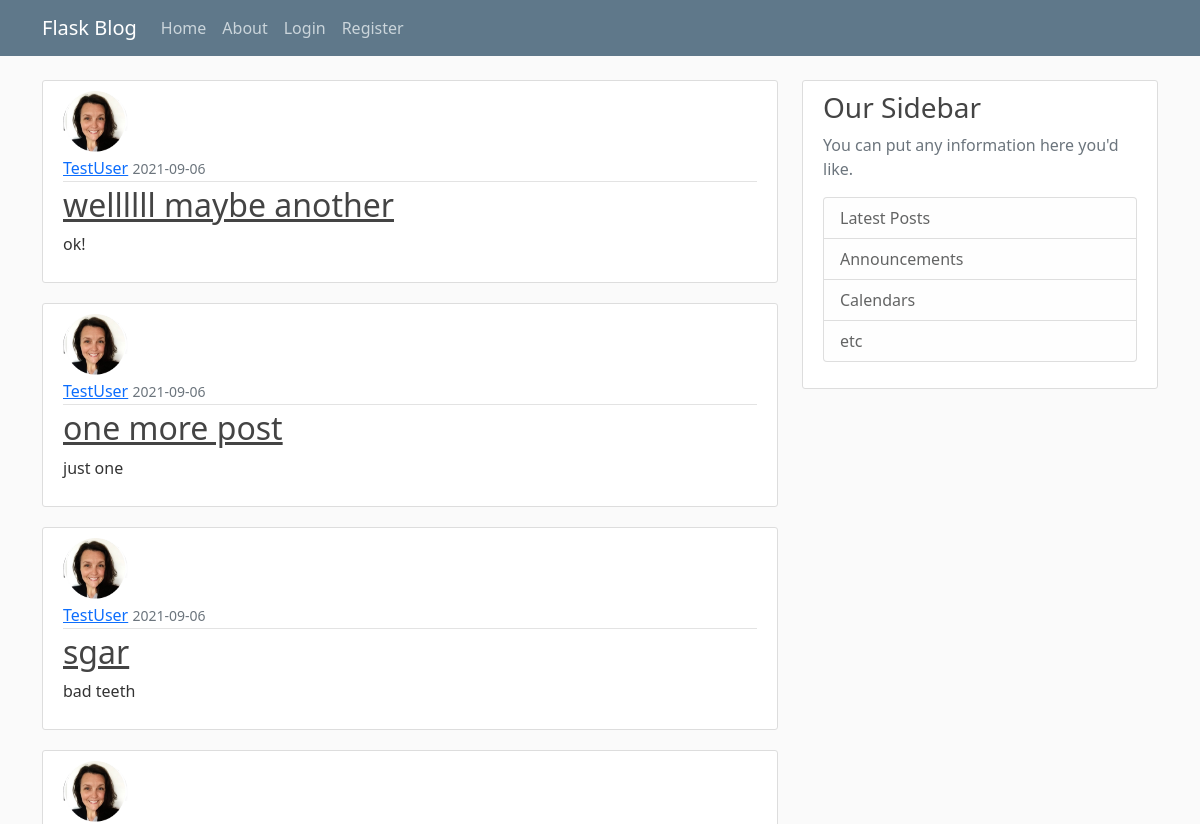
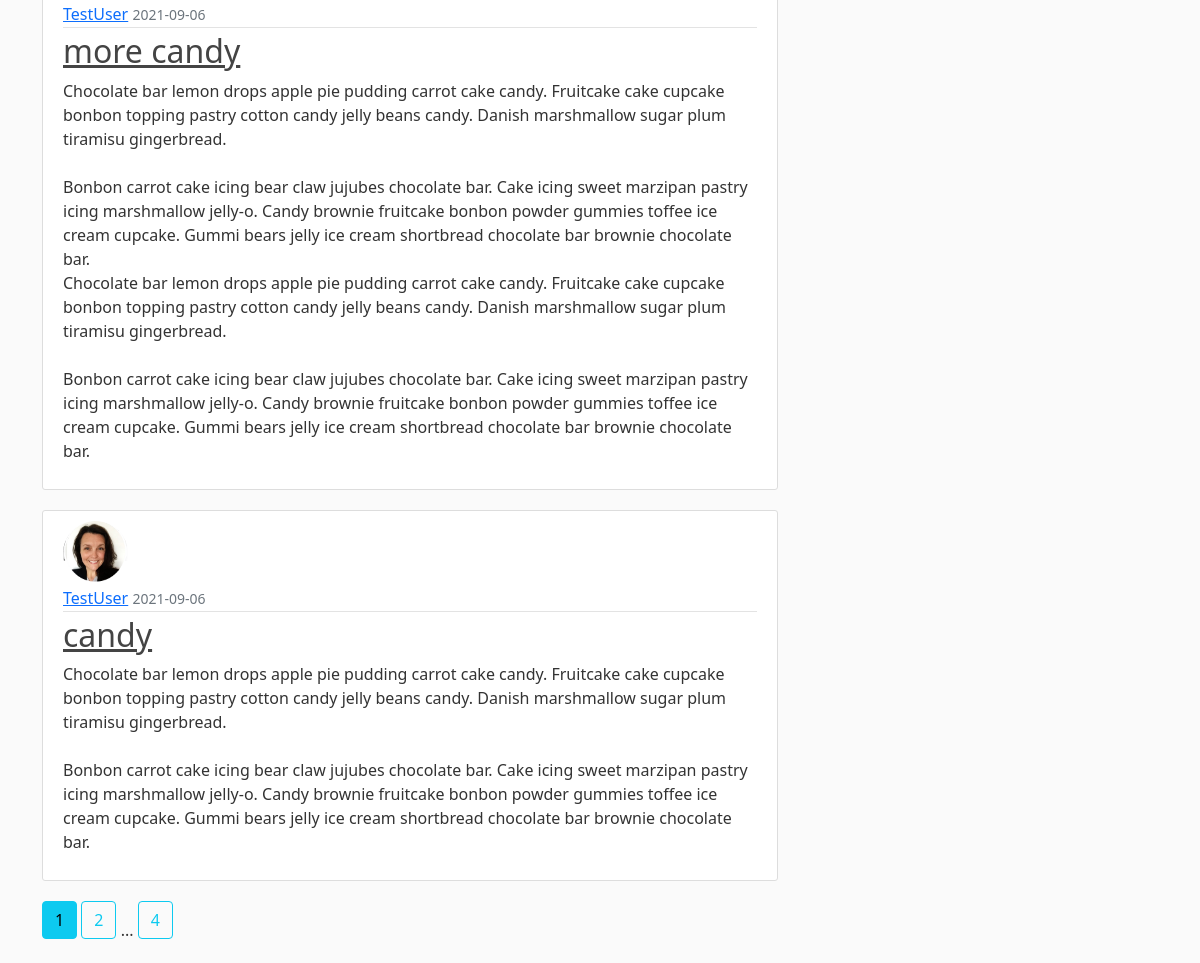
The page /home on the database its author committed (2 pictures, top to bottom).
### flaskblog/models.py (models this page shows, shortened)
class Post(db.Model):
	id = db.Column(db.Integer, primary_key=True)
	title = db.Column(db.String(100), nullable=False)
	date = db.Column(db.DateTime, nullable=False, default=datetime.utcnow)
	content = db.Column(db.Text, nullable=False)
	user_id = db.Column(db.Integer, db.ForeignKey('user.id'), nullable=False)

class User(db.Model, UserMixin):
	id = db.Column(db.Integer, primary_key=True)
	username = db.Column(db.String(20), unique=True, nullable=False)
	email = db.Column(db.String(120), unique=True, nullable=False)
	image_file = db.Column(db.String(20), nullable=False, default='default.jpg')
	password = db.Column(db.String(60), nullable=False) #passwords will be hashed
	posts = db.relationship('Post', backref='author', lazy=True) #lazy loads the data from db true means loads as necessary in 1 go

### flaskblog/routes.py (the view)
@app.route("/")
@app.route("/home")
def home():
	page = request.args.get('page', 1, type=int)
	posts = Post.query.order_by(Post.date.desc()).paginate(page=page, per_page=5)
	return render_template('home.html', posts=posts)

### flaskblog/templates/home.html
{% extends "layout.html" %}
{% block content %}
	{% for post in posts.items %}
		<article class="media content-section">
			<img class="rounded-circle article-img" src="{{ url_for('static', filename='profile_pics/' + post.author.image_file) }}"/>
		  <div class="media-body">
		    <div class="article-metadata">
		      <a class="mr-2" href="{{url_for('user_posts', username=post.author.username)}}">{{ post.author.username }}</a>
		      <small class="text-muted">{{ post.date.strftime('%Y-%m-%d') }}</small>
		    </div>
		    <h2><a class="article-title" href="{{ url_for('post', post_id=post.id) }}">{{ post.title }}</a></h2>
		    <p class="article-content">{{ post.content }}</p>
		  </div>
		</article>
	{% endfor %}
	{% for page_num in posts.iter_pages(left_edge = 1, right_edge= 1, left_current= 1, right_current= 2) %}
		{% if page_num %}
			{% if posts.page == page_num %}
				<a class=" btn btn-info mb-4" href="{{url_for('home', page=page_num) }}">{{ page_num }}</a>
			{% else %}
				<a class=" btn btn-outline-info mb-4" href="{{url_for('home', page=page_num) }}">{{ page_num }}</a>
			{% endif %}
		{% else %}
			...
		{% endif %}
	{% endfor %}
{% endblock content %}

### flaskblog/templates/layout.html (shortened to what this page needs)
<!DOCTYPE html>
<html>
<head>
	<link href="https://cdn.jsdelivr.net/npm/bootstrap@5.0.2/dist/css/bootstrap.min.css" rel="stylesheet">
	<link rel="stylesheet" href="{{ url_for('static', filename='main.css') }}" type="text/css">
</head>
<body>
	<header class="site-header">
  <nav class="navbar navbar-expand-md navbar-dark bg-steel fixed-top">
    <div class="container">
      <a class="navbar-brand mr-4" href="/">Flask Blog</a>
      <div class="collapse navbar-collapse" id="navbarToggle">
        <div class="navbar-nav mr-auto">
          <a class="nav-item nav-link" href="{{url_for('home')}}">Home</a>
          <a class="nav-item nav-link" href="{{url_for('about')}}">About</a>
        </div>
        <div class="navbar-nav">
        	{% if current_user.is_authenticated %}
        	   <a class="nav-item nav-link" href="{{url_for('new_post')}}">New Post</a>
        	  <a class="nav-item nav-link" href="{{url_for('account')}}">Account</a>
        	  <a class="nav-item nav-link" href="{{url_for('logout')}}">Logout</a>
        	{% else %}
	          <a class="nav-item nav-link" href="{{url_for('login')}}">Login</a>
	          <a class="nav-item nav-link" href="{{url_for('register')}}">Register</a>
	        {% endif %}
        </div>
      </div>
    </div>
  </nav>
</header>
	<main role="main" class="container">
	  <div class="row">
	    <div class="col-md-8">
	      {% block content %}{% endblock %}
	    </div>
	    <div class="col-md-4">
	      <div class="content-section">
	        <h3>Our Sidebar</h3>
	        <p class='text-muted'>You can put any information here you'd like.
	          <ul class="list-group">
	            <li class="list-group-item list-group-item-light">Latest Posts</li>
	            <li class="list-group-item list-group-item-light">Announcements</li>
	            <li class="list-group-item list-group-item-light">Calendars</li>
	            <li class="list-group-item list-group-item-light">etc</li>
	          </ul>
	        </p>
	      </div>
	    </div>
	  </div>
	</main>
</body>
</html>

### flaskblog/static/main.css (style rules this page uses)
body { background: #fafafa; color: #333333; margin-top: 5rem; }
h1, h2, h3, h4, h5, h6 { color: #444444; }
.bg-steel { background-color: #5f788a; }
.site-header .navbar-nav .nav-link { color: #cbd5db; }
.content-section { background: #ffffff; padding: 10px 20px; border: 1px solid #dddddd; border-radius: 3px; margin-bottom: 20px; }
.article-title { color: #444444; }
.article-content { white-space: pre-line; }
.article-img { height: 65px; width: 65px; margin-right: 16px; }
.article-metadata { padding-bottom: 1px; margin-bottom: 4px; border-bottom: 1px solid #e3e3e3 }

### rows shown on the page
Post: image_file (picture), author.username "TestUser", date "2021-09-06", title "wellllll maybe another", content "ok!"
Post: image_file (picture), author.username "TestUser", date "2021-09-06", title "one more post", content "just one"
Post: image_file (picture), author.username "TestUser", date "2021-09-06", title "sgar", content "bad teeth"
Post: image_file (picture), author.username "TestUser", date "2021-09-06", title "more candy", content "Chocolate bar lemon drops apple pie pudding carrot cake candy. Fruitcake cake cupcake bonbon topping pastry cotton candy jelly beans candy. Danish marshmallow sugar plum tiramisu gingerbread. Bonbon carrot cake icing bear claw jujubes chocolate bar. Cake icing sweet marzipan pastry icing marshmallow jelly-o. Candy brownie fruitcake bonbon powder gummies toffee ice cream cupcake. Gummi bears jelly ice cream shortbread chocolate bar brownie chocolate bar. Chocolate bar lemon drops apple pie pudding carrot cake candy. Fruitcake cake cupcake bonbon topping pastry cotton candy jelly beans candy. Danish marshmallow sugar plum tiramisu gingerbread. Bonbon carrot cake icing bear claw jujubes…"
Post: image_file (picture), author.username "TestUser", date "2021-09-06", title "candy", content "Chocolate bar lemon drops apple pie pudding carrot cake candy. Fruitcake cake cupcake bonbon topping pastry cotton candy jelly beans candy. Danish marshmallow sugar plum tiramisu gingerbread. Bonbon carrot cake icing bear claw jujubes chocolate bar. Cake icing sweet marzipan pastry icing marshmallow jelly-o. Candy brownie fruitcake bonbon powder gummies toffee ice cream cupcake. Gummi bears jelly ice cream shortbread chocolate bar brownie chocolate bar."

### other values the page prints
{{ page_num }} "1"
{{ page_num }} "2" "4"
